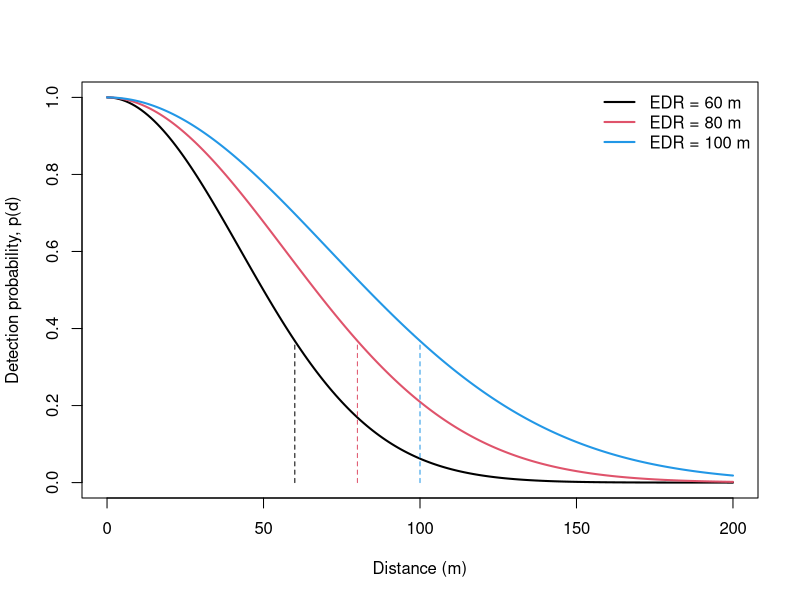
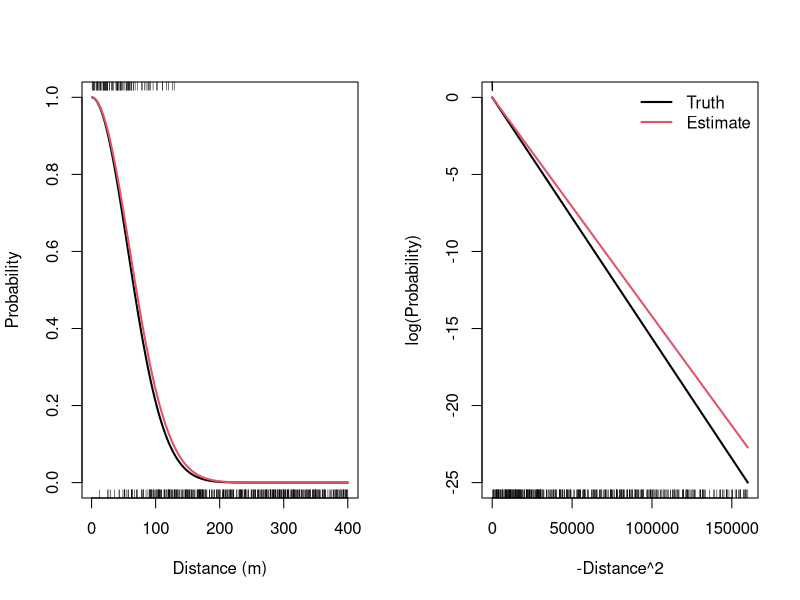

Generate these figures, in order, with R:
## ---- chunk 1
d <- 0:200
plot(d, exp(-d^2/60^2), type="l", col=1, lwd=2,
    xlab="Distance (m)", ylab="Detection probability, p(d)")
lines(d, exp(-d^2/80^2), type="l", col=2, lwd=2)
lines(d, exp(-d^2/100^2), type="l", col=4, lwd=2)
lines(c(60,60), c(0, exp(-1)), lty=2, col=1)
lines(c(80,80), c(0, exp(-1)), lty=2, col=2)
lines(c(100,100), c(0, exp(-1)), lty=2, col=4)
legend("topright", bty="n", lty=1, col=c(1,2,4), lwd=2,
    legend=c("EDR = 60 m", "EDR = 80 m", "EDR = 100 m"))
## ---- chunk 2
n <- 500
tau <- 80 # edr in meters
d <- sample(0:400, n, replace=TRUE) # distance in meters
x <- -d^2 # transformed distance
p <- exp(-d^2 / tau^2) # probs for half-normal distance function
y <- rbinom(n, 1, p)
## ---- chunk 3
m <- glm(y ~ x - 1, family=binomial("cloglog"))
(edr <- sqrt(1/coef(m)))
## ---- chunk 4
op <- par(mfrow=c(1,2))
plot(d[order(d)], p[order(d)], type="l", lwd=2,
     xlab="Distance (m)", ylab="Probability")
rug(d[y==0], side=1)
rug(d[y==1], side=3)
lines(d[order(d)], exp(-d[order(d)]^2 / edr^2), col=2, lwd=2)

plot(d[order(d)]^2, log(p[order(d)]), type="l", lwd=2,
    xlab="-Distance^2", ylab="log(Probability)")
rug(d[y==0]^2, side=1)
rug(d[y==1], side=3)
lines(d[order(d)]^2, log(exp(-d[order(d)]^2 / edr^2)), col=2, lwd=2)
legend("topright", bty="n", lty=1, col=c(1,2), lwd=2,
    legend=c("Truth", "Estimate"))
par(op)
## ---- chunk 5
n <- 500
tauA <- 50
tauB <- 150
d <- sample(0:400, n, replace=TRUE) # distance in meters
x <- -d^2 # transformed distance
H <- as.factor(rep(c("A","B"), each=n/2))
p <- exp(-d^2 / ifelse(H=="A", tauA, tauB)^2)
y <- rbinom(n, 1, p)
## ---- chunk 6
df <- data.frame(y, H01=ifelse(H=="B", 1, 0), x)
m <- glm(y ~ x + x:H01 - 1, data=df, family=binomial("cloglog"))
summary(m)
cf <- coef(m)
cf[-1] <- cf[-1]+cf[1]

(edr <- sqrt(1/cf))
## ---- chunk 7
f <- fitted(m)

bres <- list()
for (i in 1:100) {
    y_star <- rbinom(length(f), 1, f)
    df_star <- data.frame(y=y_star, H01=ifelse(H=="B", 1, 0), x)
    m_star <- glm(y ~ x + x:H01 - 1, data=df_star, family=binomial("cloglog"))
    cf_star <- coef(m_star)
    cf_star[-1] <- cf_star[-1]+cf_star[1]
    
    (edr_star <- sqrt(1/cf_star))
    bres[[i]] <- edr_star
}

bres_mat <- do.call(rbind, bres)
apply(bres_mat, 2, quantile, c(0.05, 0.95))
